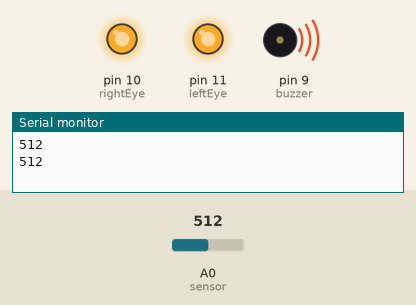
The sketch below on a simulated Arduino Uno, built with avr-gcc and run on an emulated ATmega328P. Shown: output pins drawn as LEDs (lit = HIGH), buzzer (waves = sounding), the last lines printed to the serial monitor. The inputs (shaded band) are chosen by the test bench; at power-on: A0 (sensor) = 512.

Above: at 3.85 s.
3.9 s: A0 (sensor) set to 259
7.8 s: A0 (sensor) set to 232
At 8.7 s:
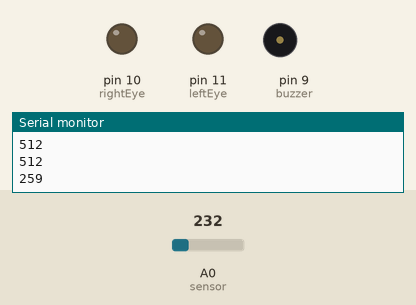
11.7 s: A0 (sensor) set to 260
At 12.15 s:
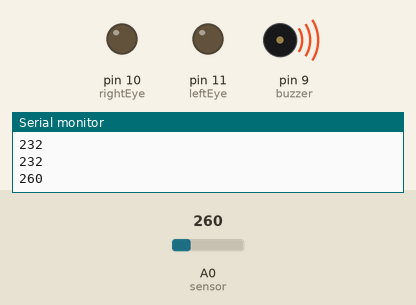
Timing chart, 0 to 21.6 s (numbered marks = the images above; inputs shaded):
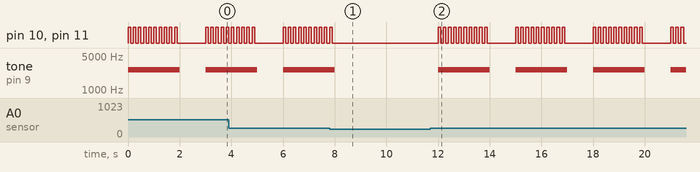

The sketch:

SpookyTreats.ino
```cpp
int leftEye  = 11;
int rightEye = 10;
int buzzer   = 9;
int sensor   = 0;

void setup() {
  pinMode(leftEye, OUTPUT);
  pinMode(rightEye, OUTPUT);
  pinMode(buzzer, OUTPUT);
  Serial.begin(9600);
}

void loop() {
  int dist = analogRead(sensor);
  Serial.println(dist);
  if(dist > 250) {
    tone(buzzer, 2600);
    for(int i = 0; i < 10; ++i) {
      digitalWrite(leftEye, HIGH);
      digitalWrite(rightEye, HIGH);
      delay(100);
      digitalWrite(leftEye, LOW);
      digitalWrite(rightEye, LOW);
      delay(100);
    }
  }
  noTone(buzzer);
  delay(1000);
}
```

Measured:
- the behaviour switches between 251 and 250 on A0 (sensor) (found by bisection; images 0 and 1)
- after the input at 7.8 s, pin 10 (rightEye), pin 11 (leftEye): goes on until 7.9 s, then stays LOW; tone on pin 9 (buzzer): goes on until 8.0 s, then stays silent
- after the input at 11.7 s, pin 10 (rightEye), pin 11 (leftEye): LOW → HIGH after 0.30 s, then repeats every 3.0 s: 9 × (LOW 0.10 s, HIGH 0.10 s), LOW 1.1 s, HIGH 0.10 s; tone on pin 9 (buzzer): alternates 2600 Hz for 2.0 s and silent for 1.0 s, starting after 0.30 s
